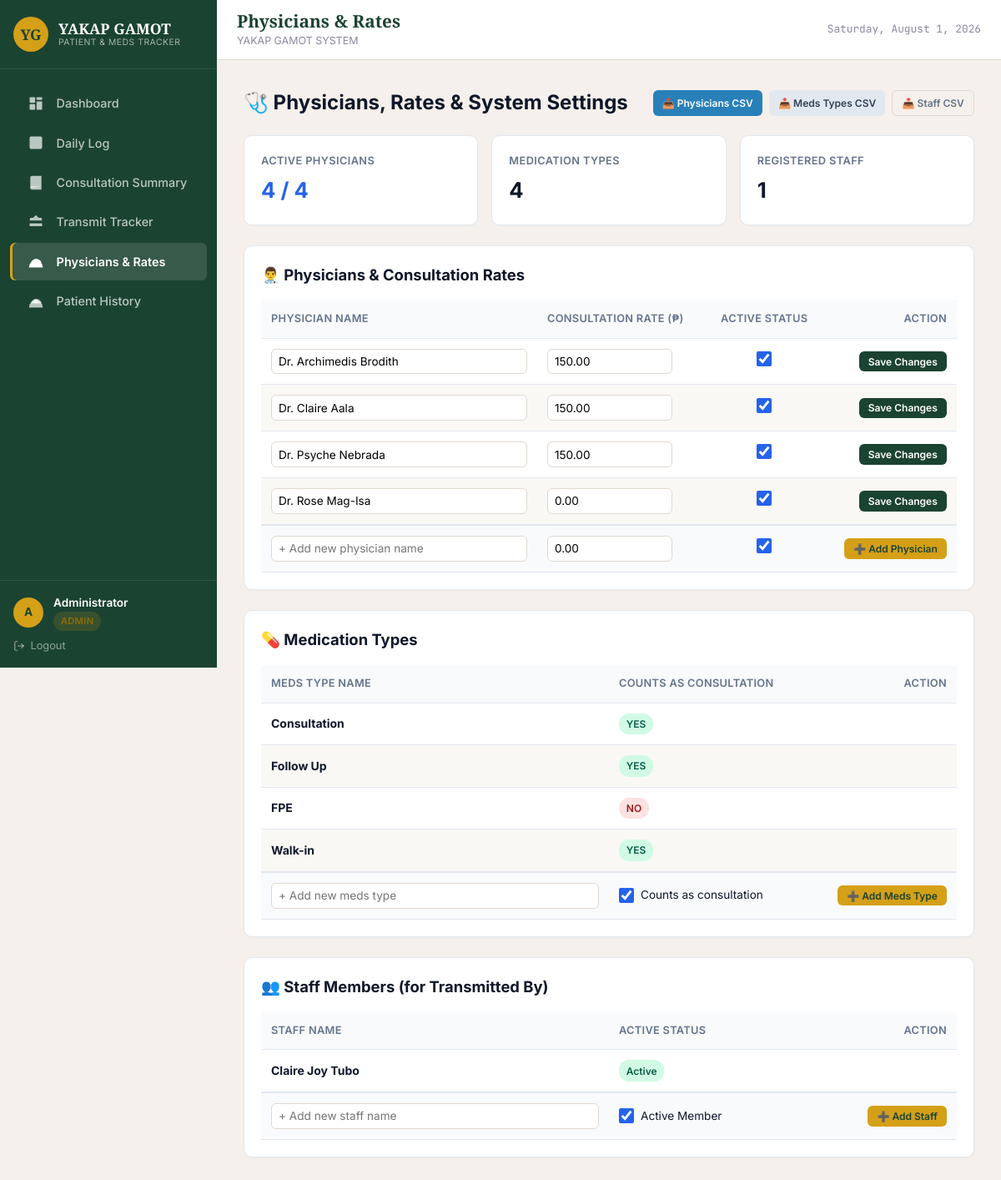
Screenshot of /physicians.php (signed in) with the database file from the repository.
### tables this page shows
CREATE TABLE IF NOT EXISTS `physicians` (
    `physician_id` INT AUTO_INCREMENT PRIMARY KEY,
    `physician_name` VARCHAR(255) NOT NULL,
    `consultation_rate` DECIMAL(10,2) NOT NULL DEFAULT 0.00,
    `is_active` TINYINT(1) NOT NULL DEFAULT 1,
    `created_at` TIMESTAMP DEFAULT CURRENT_TIMESTAMP
);

CREATE TABLE IF NOT EXISTS `meds_types` (
    `meds_type_id` INT AUTO_INCREMENT PRIMARY KEY,
    `meds_type_name` VARCHAR(255) NOT NULL,
    `is_consultation` TINYINT(1) NOT NULL DEFAULT 1,
    `created_at` TIMESTAMP DEFAULT CURRENT_TIMESTAMP
);

CREATE TABLE IF NOT EXISTS `staff` (
    `staff_id` INT AUTO_INCREMENT PRIMARY KEY,
    `staff_name` VARCHAR(255) NOT NULL,
    `is_active` TINYINT(1) NOT NULL DEFAULT 1
);

### config.php (called while the page is built, shortened)
<?php
function h($str) {
    return htmlspecialchars($str, ENT_QUOTES, 'UTF-8');
}

### physicians.php (the view, shortened to what this page needs)
<?php
require_once 'config.php';
$physicians_res = $conn->query("SELECT * FROM physicians ORDER BY physician_name");
$physicians_list = $physicians_res ? $physicians_res->fetch_all(MYSQLI_ASSOC) : [];
$meds_types_res = $conn->query("SELECT * FROM meds_types ORDER BY meds_type_name");
$meds_types_list = $meds_types_res ? $meds_types_res->fetch_all(MYSQLI_ASSOC) : [];
$staff_res = $conn->query("SELECT * FROM staff ORDER BY staff_name");
$staff_list = $staff_res ? $staff_res->fetch_all(MYSQLI_ASSOC) : [];
$total_physicians  = count($physicians_list);
$active_physicians = count(array_filter($physicians_list, fn($p) => (int)$p['is_active'] === 1));
$total_meds_types  = count($meds_types_list);
$total_staff       = count($staff_list);
include 'includes/header.php';
?>
<div class="dashboard-container">
    <header class="header-bar">
        <h2>🩺 Physicians, Rates &amp; System Settings</h2>
        <div class="header-actions">
            <a href="?export=physicians_csv" class="btn btn-blue btn-sm">📥 Physicians CSV</a>
            <a href="?export=meds_types_csv" class="btn btn-sm" style="background:#e2e8f0; color:#334155;">📥 Meds Types CSV</a>
            <a href="?export=staff_csv" class="btn btn-sm btn-outline">📥 Staff CSV</a>
        </div>
    </header>
    <section class="kpi-grid">
        <div class="kpi-card">
            <div class="kpi-title">Active Physicians</div>
            <div class="kpi-value" style="color: var(--primary);"><?= $active_physicians ?> / <?= $total_physicians ?></div>
        </div>
        <div class="kpi-card">
            <div class="kpi-title">Medication Types</div>
            <div class="kpi-value"><?= $total_meds_types ?></div>
        </div>
        <div class="kpi-card">
            <div class="kpi-title">Registered Staff</div>
            <div class="kpi-value"><?= $total_staff ?></div>
        </div>
    </section>
    <section class="card-panel">
        <h3>👨‍⚕️ Physicians &amp; Consultation Rates</h3>
        <div style="overflow-x: auto;">
            <modern-table-container>
                <table class="modern-table">
                    <thead>
                        <tr>
                            <th style="width: 40%;">Physician Name</th>
                            <th style="width: 25%;">Consultation Rate (₱)</th>
                            <th style="width: 15%; text-align: center;">Active Status</th>
                            <th style="width: 20%; text-align: right;">Action</th>
                        </tr>
                    </thead>
                    <tbody>
                        <?php foreach ($physicians_list as $p): ?>
                            <tr>
                                <form method="post" action="physicians.php">
                                    <td>
                                        <input type="text" name="physician_name" class="modern-input" value="<?= h($p['physician_name']) ?>" required>
                                    </td>
                                    <td>
                                        <input type="number" step="0.01" min="0" name="consultation_rate" class="modern-input" value="<?= h($p['consultation_rate']) ?>" style="max-width: 150px;">
                                    </td>
                                    <td style="text-align: center;">
                                        <input type="checkbox" name="is_active" value="1" class="checkbox-custom" <?= $p['is_active'] ? 'checked' : '' ?>>
                                    </td>
                                    <td style="text-align: right;">
                                        <button type="submit" class="btn btn-primary btn-sm btn-save">Save Changes</button>
                                    </td>
                                </form>
                            </tr>
                        <?php endforeach; ?>
                        <tr class="add-new-row">
                            <form method="post" action="physicians.php">
                                <td>
                                    <input type="text" name="physician_name" class="modern-input" placeholder="+ Add new physician name" required>
                                </td>
                                <td>
                                    <input type="number" step="0.01" min="0" name="consultation_rate" class="modern-input" value="0.00" style="max-width: 150px;">
                                </td>
                                <td style="text-align: center;">
                                    <input type="checkbox" name="is_active" value="1" class="checkbox-custom" checked>
                                </td>
                                <td style="text-align: right;">
                                    <button type="submit" class="btn btn-accent btn-sm">➕ Add Physician</button>
                                </td>
                            </form>
                        </tr>
                    </tbody>
                </table>
            </modern-table-container>
        </div>
    </section>
    <section class="card-panel">
        <h3>💊 Medication Types</h3>
        <div style="overflow-x: auto;">
            <table class="modern-table">
                <thead>
                    <tr>
                        <th style="width: 50%;">Meds Type Name</th>
                        <th style="width: 30%;">Counts as Consultation</th>
                        <th style="width: 20%; text-align: right;">Action</th>
                    </tr>
                </thead>
                <tbody>
                    <?php foreach ($meds_types_list as $m): ?>
                        <tr>
                            <td><strong><?= h($m['meds_type_name']) ?></strong></td>
                            <td>
                                <?= $m['is_consultation']
                                    ? '<span class="status-pill active">YES</span>'
                                    : '<span class="status-pill inactive">NO</span>' ?>
                            </td>
                            <td></td>
                        </tr>
                    <?php endforeach; ?>
                    <tr class="add-new-row">
                        <form method="post" action="physicians.php">
                            <td>
                                <input type="text" name="meds_type_name" class="modern-input" placeholder="+ Add new meds type" required>
                            </td>
                            <td>
                                <label style="display:flex; align-items:center; gap:0.5rem; cursor:pointer; font-size: 0.85rem;">
                                    <input type="checkbox" name="is_consultation" value="1" class="checkbox-custom" checked>
                                    Counts as consultation
                                </label>
                            </td>
                            <td style="text-align: right;">
                                <button type="submit" class="btn btn-accent btn-sm">➕ Add Meds Type</button>
                            </td>
                        </form>
                    </tr>
                </tbody>
            </table>
        </div>
    </section>
    <section class="card-panel">
        <h3>👥 Staff Members (for Transmitted By)</h3>
        <div style="overflow-x: auto;">
            <table class="modern-table">
                <thead>
                    <tr>
                        <th style="width: 50%;">Staff Name</th>
                        <th style="width: 30%;">Active Status</th>
                        <th style="width: 20%; text-align: right;">Action</th>
                    </tr>
                </thead>
                <tbody>
                    <?php foreach ($staff_list as $s): ?>
                        <tr>
                            <td><strong><?= h($s['staff_name']) ?></strong></td>
                            <td>
                                <?= $s['is_active']
                                    ? '<span class="status-pill active">Active</span>'
                                    : '<span class="status-pill inactive">Inactive</span>' ?>
                            </td>
                            <td></td>
                        </tr>
                    <?php endforeach; ?>
                    <tr class="add-new-row">
                        <form method="post" action="physicians.php">
                            <td>
                                <input type="text" name="staff_name" class="modern-input" placeholder="+ Add new staff name" required>
                            </td>
                            <td>
                                <label style="display:flex; align-items:center; gap:0.5rem; cursor:pointer; font-size: 0.85rem;">
                                    <input type="checkbox" name="is_active" value="1" class="checkbox-custom" checked>
                                    Active Member
                                </label>
                            </td>
                            <td style="text-align: right;">
                                <button type="submit" class="btn btn-accent btn-sm">➕ Add Staff</button>
                            </td>
                        </form>
                    </tr>
                </tbody>
            </table>
        </div>
    </section>
</div>
<?php include 'includes/footer.php'; ?>

### rows the page displays
physicians: physician_name "Dr. Archimedis Brodith", consultation_rate "150.00", is_active "☑"
physicians: physician_name "Dr. Claire Aala", consultation_rate "150.00", is_active "☑"
physicians: physician_name "Dr. Psyche Nebrada", consultation_rate "150.00", is_active "☑"
physicians: physician_name "Dr. Rose Mag-Isa", consultation_rate "0.00", is_active "☑"
meds_types: meds_type_name "Consultation", is_consultation "YES"
meds_types: meds_type_name "Follow Up", is_consultation "YES"
meds_types: meds_type_name "FPE", is_consultation "NO"
meds_types: meds_type_name "Walk-in", is_consultation "YES"
staff: staff_name "Claire Joy Tubo", is_active "Active"

### other values shown
user_initial($auth_user) "A"
$auth_user "Administrator"
$auth_role "ADMIN"
$page_title_text "Physicians & Rates"
$active_physicians "4"
$total_physicians "4"
$total_meds_types "4"
$total_staff "1"
